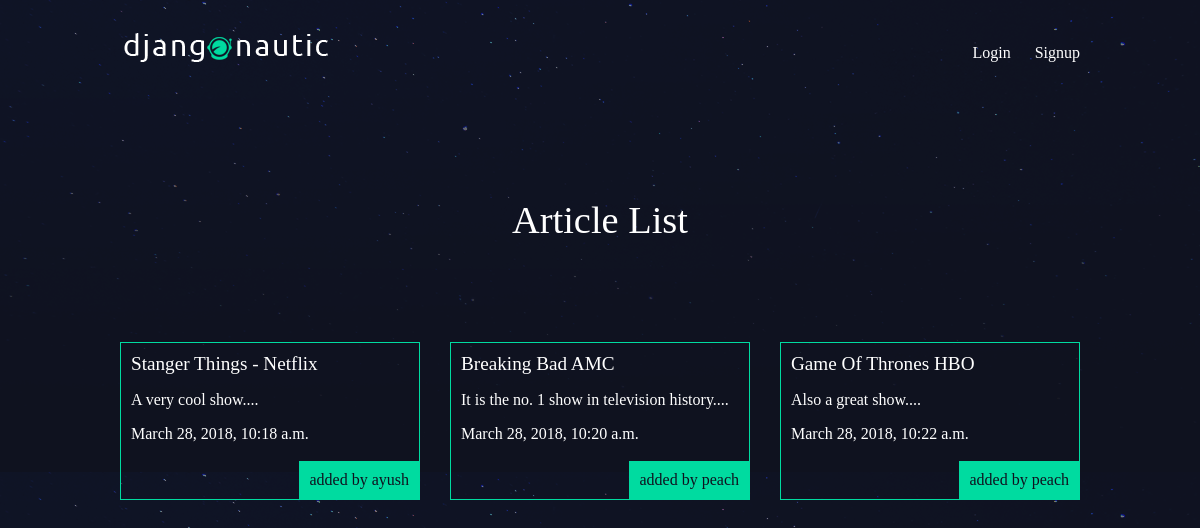
The app's page /articles/ with its own data.
### articles/models.py (models this page shows, shortened)
class Article(models.Model):
    title = models.CharField(max_length=100)
    slug = models.SlugField()
    body = models.TextField()
    date = models.DateTimeField(auto_now_add=True)
    thumb = models.ImageField(default='default.png', blank=True)
    author = models.ForeignKey(User, default=None)
    def snippet(self):
        return self.body[:50] + '...'

### articles/views.py (the view)
def article_list(request):
    articles = Article.objects.all().order_by('date')
    return render(request, 'articles/article_list.html', {'articles' : articles})

### articles/templates/articles/article_list.html
{% extends 'base_layout.html'%}
{% block content%}
  <h1>Article List</h1>
  <div class="articles">
    {% for article in articles %}
      <div class="article">
        <h2><a href="{% url 'articles:detail' slug=article.slug %}">{{ article.title }}</a></h2>
        <p>{{ article.snippet }}</p>
        <p>{{ article.date }}</p>
        <p class="author">added by {{ article.author.username }}</p>
      </div>
    {% endfor %}
  </div>
{% endblock %}

### templates/base_layout.html (shortened to what this page needs)
{% load static from staticfiles%}
<!DOCTYPE html>
<html>
  <head>
    <link rel="stylesheet" href="{% static 'styles.css' %}">
  </head>
  <body>
    <header class="wrapper">
      <h1><a href="{% url 'home'%}"><img src="{% static 'logo.png'%}"></a></h1>
      <nav>
        <ul>
          {% if user.is_authenticated %}
          <li>
            <form class="logout-link" action="{% url 'accounts:logout'%}" method="post">
              {% csrf_token %}
              <button type="submit">Logout</button>
            </form>
          </li>
          <li><a href="{% url 'articles:create'%}">New Article</a></li>
          {% else %}
            <li><a href="{% url 'accounts:login'%}">Login</a></li>
            <li><a href="{% url 'accounts:signup'%}">Signup</a></li>
          {% endif %}
        </ul>
      </nav>
    </header>
    <div class="wrapper">
      {% block content%}
      {% endblock %}
    </div>
  </body>
</html>

### assets/styles.css (style rules this page uses)
body { background-color: #0f121f; background-image: url(/static/stars.png); background-repeat-y: no-repeat; color: #fff; }
body * { font-family: Ubuntu; }
h1, h2, h3, h4, h5 { font-weight: normal; margin: 0; }
a, a:hover, a:visited { color: #fff; text-decoration: none; }
.wrapper { max-width: 960px; margin: 0 auto; }
div.wrapper h1 { text-align: center; margin: 100px auto; font-size: 2.4em; }
header { display: grid; grid-template-columns: 1fr 1fr; padding: 20px 0; }
nav { justify-self: end; }
nav li { display: inline-block; margin-left: 20px; }
.articles { display: grid; grid-template-columns: 1fr 1fr 1fr; grid-gap: 30px; }
.article { padding: 10px; border: 1px solid #00dba0; position: relative; padding-bottom: 40px; }
.article h2 { font-size: 1.2em; }
.article .author { padding: 10px; background: #00dba0; position: absolute; right: 0; bottom: 0; margin: 0; color: #0f121f; }

### records on screen
Article: title "Stanger Things - Netflix", snippet "A very cool show....", date "March 28, 2018, 10:18 a.m.", author.username "ayush"
Article: title "Breaking Bad AMC", snippet "It is the no. 1 show in television history....", date "March 28, 2018, 10:20 a.m.", author.username "peach"
Article: title "Game Of Thrones HBO", snippet "Also a great show....", date "March 28, 2018, 10:22 a.m.", author.username "peach"
